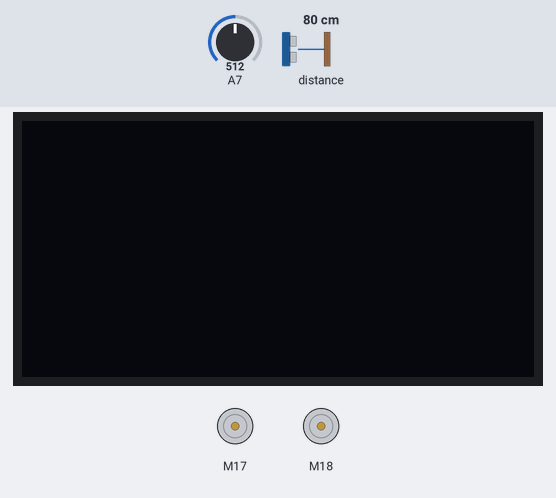
A sketch run on a simulated Arduino Mega 2560, built with avr-gcc and run on an emulated ATmega2560. Shown: 128×64 one-colour display, 2 × DC motor (green arrow = forward, orange = backward, longer = faster). The test bench sets the inputs (shaded band); at power-on: A7 = 512, distance to the obstacle 80 cm.

Above: at 0.96 s.
1.4 s: A7 set to 782
4.4 s: A7 set to 811
6.0 s: distance to the obstacle set to 55 cm
7.5 s: distance to the obstacle set to 48 cm
At 8.7 s:
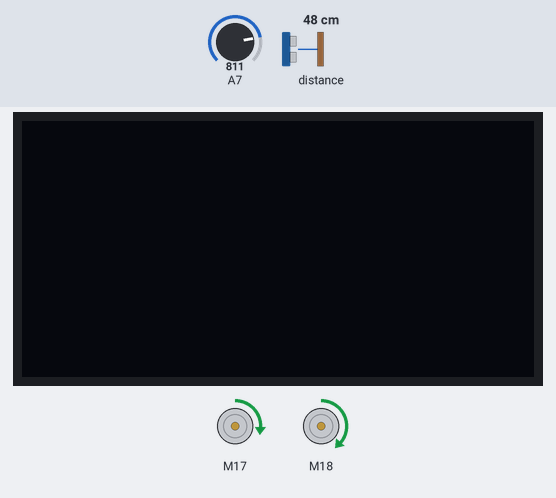
9.0 s: distance to the obstacle set to 35 cm
At 9.5 s:
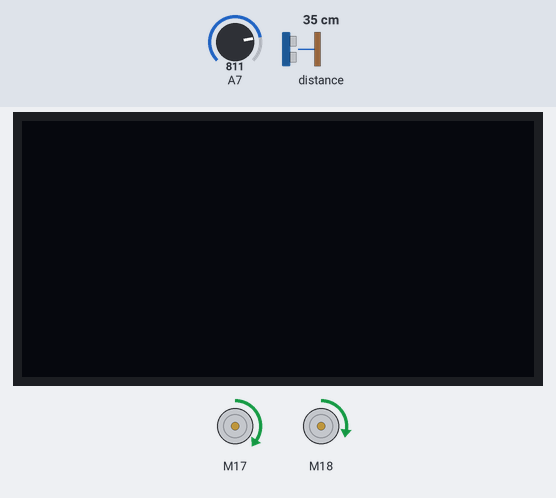
10.5 s: distance to the obstacle set to 113 cm
At 11.3 s:
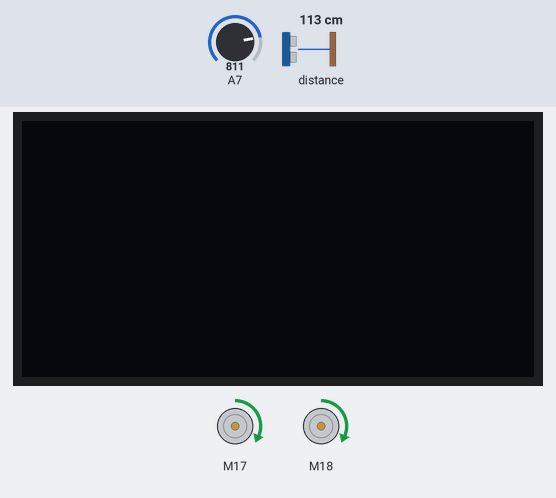
Timing chart, 0 to 13.0 s (numbered marks = the images above; inputs shaded):
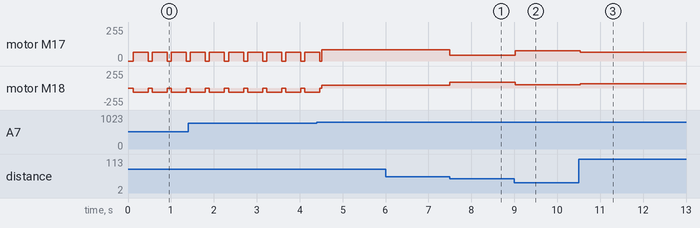

Measured:
- the behaviour switches between 52 and 51 cm on distance to the obstacle (found by bisection; images 0 and 1)
- after the input at 6.0 s, every drawn part: stays the same
- after the input at 7.5 s, motor M17: forward 85/255 → forward 45/255 at once; motor M18: forward 45/255 → forward 85/255 at once
- after the input at 9.0 s, motor M17: forward 45/255 → forward 78/255 at once; motor M18: forward 85/255 → forward 52/255 at once
- after the input at 10.5 s, motor M17: forward 78/255 → forward 65/255 at once; motor M18: forward 52/255 → forward 65/255 at once
- by itself, motor M17: alternates forward 65/255 for 0.35 s and stopped for 0.09 s
- by itself, motor M18: alternates backward 65/255 for 0.35 s and stopped for 0.09 s

The sketch:

wall.ino
```cpp
#include <Wire.h>
#include "Adafruit_VL6180X.h"
#include <Adafruit_GFX.h>
#include <Adafruit_SSD1306.h>
#include <SparkFun_TB6612.h>

#define SCREEN_WIDTH 128
#define SCREEN_HEIGHT 64
#define OLED_RESET -1
#define OLED_ADDRESS 0x3C

// Motor pins
#define AIN1 17
#define BIN1 18
#define AIN2 16
#define BIN2 19
#define PWMA 4
#define PWMB 23
#define STBY 13

// Front IR sensor pin
#define FRONT_IR_ANALOG 39

// Motor setup
const int offsetA = 1;
const int offsetB = 1;
Motor motor1 = Motor(AIN1, AIN2, PWMA, offsetA, STBY);
Motor motor2 = Motor(BIN1, BIN2, PWMB, offsetB, STBY);

// Constants for wall following
const int TARGET_DISTANCE = 110;  // Target distance from wall in mm
const int DISTANCE_TOLERANCE = 5; // Reduced tolerance for smoother control
const int BASE_SPEED = 65;        // Slightly increased base speed
const int MAX_ADJUST = 20;        // Reduced max adjustment for finer control
const int FRONT_THRESHOLD = 800;  // Analog reading threshold for front obstacle

Adafruit_VL6180X vl = Adafruit_VL6180X();
Adafruit_SSD1306 display(SCREEN_WIDTH, SCREEN_HEIGHT, &Wire, OLED_RESET);

void setup() {
  Serial.begin(115200);

  // Initialize OLED
  if (!display.begin(SSD1306_SWITCHCAPVCC, OLED_ADDRESS)) {
    Serial.println(F("SSD1306 allocation failed"));
    for (;;);
  }
  display.clearDisplay();

  // Initialize TOF sensor
  if (!vl.begin()) {
    Serial.println("Failed to find sensor");
    while (1);
  }

  // Initialize front IR sensor
  pinMode(FRONT_IR_ANALOG, INPUT);

  delay(10); // Give sensors time to initialize
}

void wallFollow() {
  // Read sensors
  uint8_t range = vl.readRange();
  uint8_t status = vl.readRangeStatus();
  int frontIR = analogRead(FRONT_IR_ANALOG);

  if (frontIR < FRONT_THRESHOLD) { // Obstacle in front
    // Stop and turn based on wall-following direction
    motor1.drive(0);
    motor2.drive(0);
    delay(50);
    if (range < 150) { // Turn right if close to wall
      turnRight();
    } else {                        // Turn left if far from wall
      turnLeft();
    }
    return;
  }

  // Only adjust if TOF reading is valid
  if (status == VL6180X_ERROR_NONE) {
    int error = range - TARGET_DISTANCE;
    int speedAdjust = 0;

    // Calculate speed adjustment based on error
    if (abs(error) > DISTANCE_TOLERANCE) {
      speedAdjust = map(error, -25, 25, -MAX_ADJUST, MAX_ADJUST);
      speedAdjust = constrain(speedAdjust, -MAX_ADJUST, MAX_ADJUST);
    }

    // Adjust motor speeds
    int leftSpeed = BASE_SPEED - speedAdjust;
    int rightSpeed = BASE_SPEED + speedAdjust;

    // Constrain speeds to valid range
    leftSpeed = constrain(leftSpeed, 0, 255);
    rightSpeed = constrain(rightSpeed, 0, 255);

    // Drive motors
    motor1.drive(leftSpeed);
    motor2.drive(rightSpeed);
  } else {
    // If sensor reading is invalid, drive straight
    motor1.drive(BASE_SPEED);
    motor2.drive(BASE_SPEED);
  }
}

void turnLeft() {
  motor1.drive(-BASE_SPEED);  // Left motor backward
  motor2.drive(BASE_SPEED);   // Right motor forward
  delay(350);                 // Shortened delay for a quicker turn
  motor1.drive(0);
  motor2.drive(0);
}

void turnRight() {
  motor1.drive(BASE_SPEED);   // Left motor forward
  motor2.drive(-BASE_SPEED);  // Right motor backward
  delay(350);                 // Shortened delay for a quicker turn
  motor1.drive(0);
  motor2.drive(0);
}

void loop() {
  wallFollow();
  delay(10); // Small delay to prevent sensor overread
}
```
